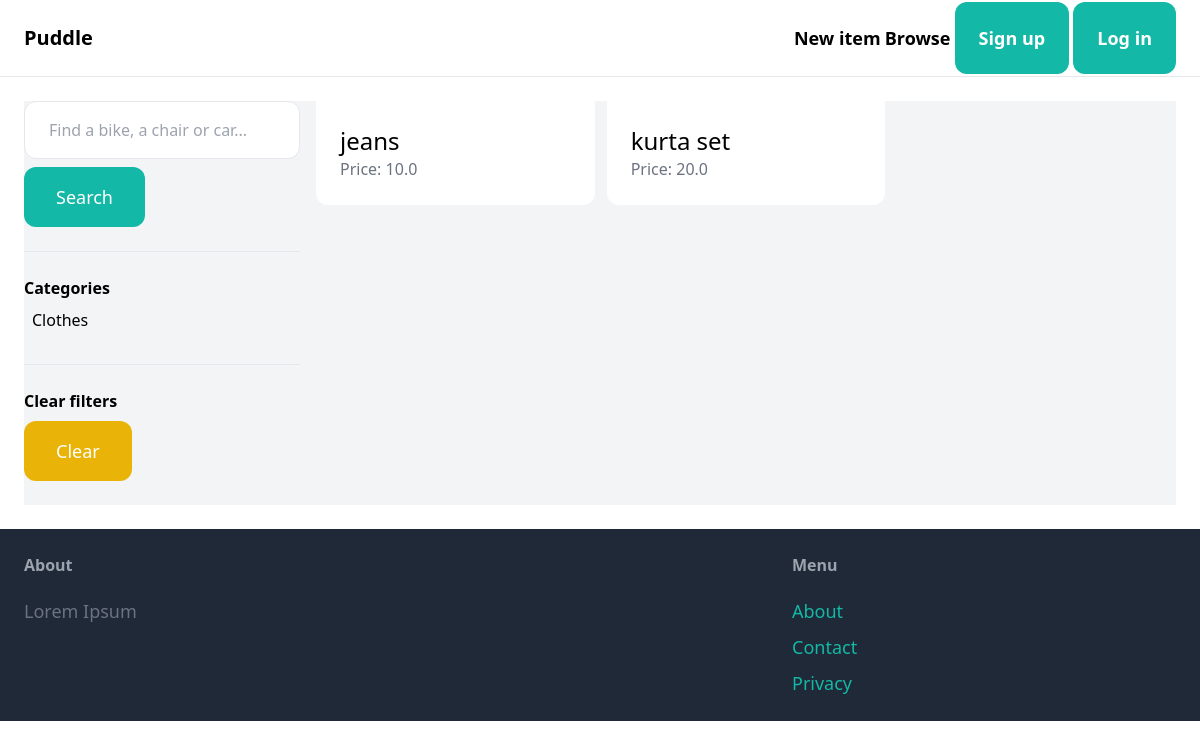
Before: /item/ with the older database file.
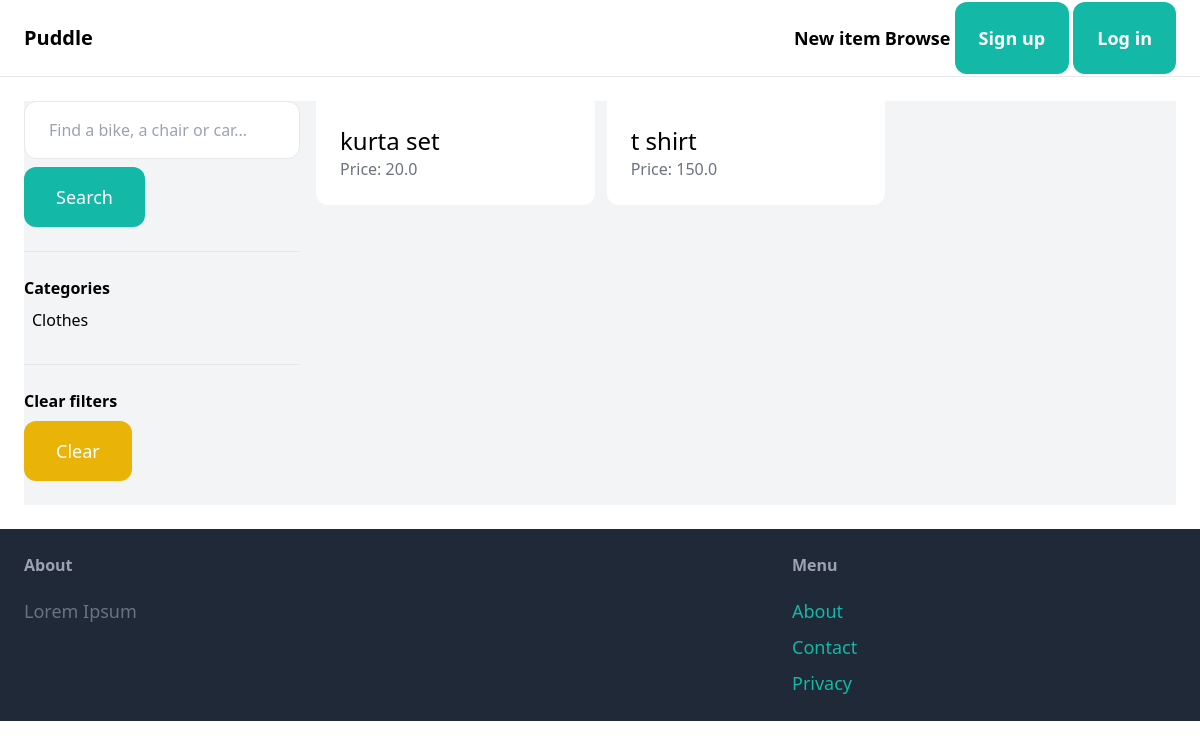
After: the same page with the newer database file.
### item/models.py (models this page shows, shortened)
class Category(models.Model):
    name = models.CharField(max_length=100)
    class Meta:
        ordering = ('name',)
        verbose_name_plural = 'Categories'

class Item(models.Model):
    category = models.ForeignKey(Category,related_name='items',on_delete=models.CASCADE)
    name = models.CharField(max_length=255)
    description = models.TextField(blank=True,null=True)
    price = models.FloatField()
    image = models.ImageField(upload_to='item_images',blank=True,null=True)
    is_sold = models.BooleanField(default=False)
    created_by = models.ForeignKey(User,related_query_name='items',on_delete=models.CASCADE)
    created_at = models.DateTimeField(auto_now_add=True)

### item/views.py (the view)
# urls.py: path('',views.items,name='items'),
def items(request):
    query = request.GET.get('query','')
    items = Item.objects.filter(is_sold=False)
    categories = Category.objects.all()
    if query:
        items = items.filter(Q(name__icontains=query) | Q(description_icontains=query))
    return render(request,'item/items.html',{
        'items':items,
        'query':query,
        'categories':categories,
    })

### item/templates/item/items.html (shortened to what this page needs)
{% extends 'core/base.html' %}
{% block content %}
    <div class="pb-6 grid grid-cols-4 gap-4 bg-gray-100">
        <div class="col-span-1">
            <form method="get" action="{% url 'item:items' %}">
                <input name="query" class="w-full py-4 px-6 border rounded-xl" type="text" value="{{ query }}" placeholder="Find a bike, a chair or car...">
                <button class="mt-2 py-4 px-8 text-lg bg-teal-500 text-white rounded-xl">Search</button>
            </form>
            <hr class="my-6">
            <p class="font-semibold">Categories</p>
            <ul>
                {% for category in categories %}
                    <li class="py-2 px-2 rounded-xl{% if category.id == category_id %} bg-gray-200{% endif %}">
                        <a href="{% url 'item:items' %}?query={{ query }}&category={{ category.id }}">{{ category.name }}</a>
                    </li>
                {% endfor %}
            </ul>
            <hr class="my-6">
            <p class="font-semibold">Clear filters</p>
            <ul>
                <li><a href="{% url 'item:items' %}" class="mt-2 py-4 px-8 inline-block bg-yellow-500 text-lg rounded-xl text-white">Clear</a>
        </div>
        <div class="col-span-3">
            <div class="grid grid-cols-3 gap-3">
                {% for item in items %}
                    <div>
                        <a href="{% url 'item:detail' item.id %}">
                            <div class="p-6 bg-white rounded-b-xl">
                                <h2 class="text-2xl">{{ item.name }}</h2>
                                <p class="text-gray-500">Price: {{ item.price }}</p>
                            </div>
                        </a>
                    </div>
                {% endfor %}
            </div>
        </div>
    </div>
{% endblock %}

Changed rows visible on the page:
removed Item: name "jeans", price "10.0"
added Item: name "t shirt", price "150.0"
